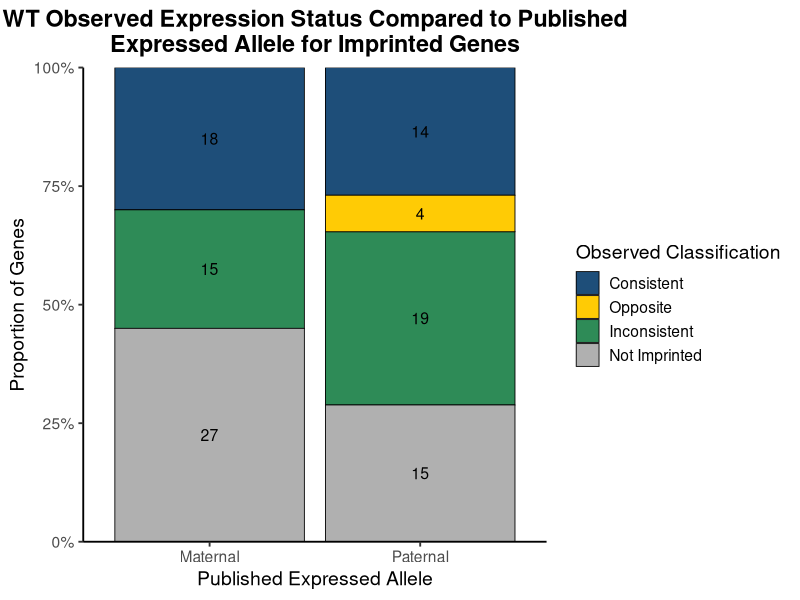
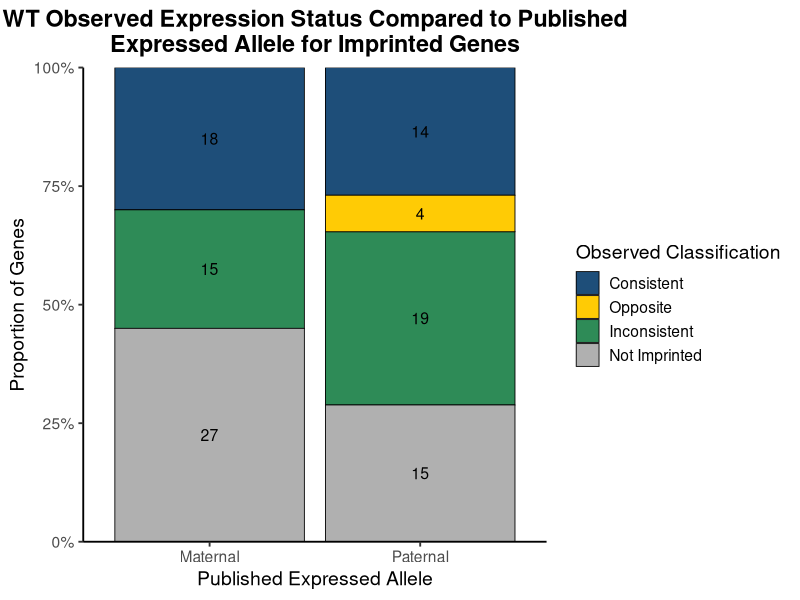

R code for these plots, in order:
############################################################################
# Author: Kylee Duczyminski
# Stacked barplot: WT observed imprinting consistency vs published expressed allele
# Input:
#   data/processed/HIP_RNA-AlSp_parentalASE_imprinting_analysis.csv
#
# Output:
#   figures/Male_WT_vs_KO_Stacked_Barplot.pdf
#   figures/Female_WT_vs_HT_Stacked_Barplot.pdf
#   figures/WT_M_vs_WT_F_Stacked_Barplot.pdf
############################################################################

# Load library
library(tidyverse)

# Set working directory
setwd("/Users/kyleeduczyminski/Documents/Iwase-Lab/Kylee-Project")

# Load data
imprinting_data <- read_csv(
  "data/processed/HIP_RNA-AlSp_parentalASE_imprinting_analysis.csv",
  show_col_types = FALSE
)

# ------------------------------------------------------------------
# Use only the 6 WT samples
# ------------------------------------------------------------------
wt_samples <- c(
  "WT_M1", "WT_M2", "WT_M3",
  "WT_F1", "WT_F2", "WT_F3"
)

wt_aer_columns <- paste0(wt_samples, "_AER")

# ------------------------------------------------------------------
# Clean published expressed allele
# ------------------------------------------------------------------
imprinting_data <- imprinting_data %>%
  mutate(
    Expressed_Allele = str_trim(Expressed_Allele),
    Expressed_Allele = case_when(
      Expressed_Allele %in% c("Maternal", "maternal", "Maternally Expressed") ~ "Maternal",
      Expressed_Allele %in% c("Paternal", "paternal", "Paternally Expressed") ~ "Paternal",
      TRUE ~ Expressed_Allele
    )
  ) %>%
  filter(Expressed_Allele %in% c("Maternal", "Paternal"))

# ------------------------------------------------------------------
# Function: convert AER into observed expressed allele
# ------------------------------------------------------------------
classify_observed_expression <- function(x) {
  case_when(
    is.na(x) ~ NA_character_,
    x >= 0.7 ~ "Maternal",
    x <= -0.7 ~ "Paternal",
    TRUE ~ "Not Imprinted"
  )
}

# ------------------------------------------------------------------
# Long format: one row per gene per WT mouse sample
# ------------------------------------------------------------------
long_data <- imprinting_data %>%
  select(Gene_Name, Expressed_Allele, all_of(wt_aer_columns)) %>%
  pivot_longer(
    cols = all_of(wt_aer_columns),
    names_to = "Sample",
    values_to = "AER"
  ) %>%
  mutate(
    Sample = str_remove(Sample, "_AER"),
    Observed_Expressed_Allele = classify_observed_expression(AER)
  )

# ------------------------------------------------------------------
# Classify each gene based on all 6 WT samples
# ------------------------------------------------------------------
gene_classification <- long_data %>%
  group_by(Gene_Name, Expressed_Allele) %>%
  summarize(
    n_total = n(),
    n_maternal = sum(Observed_Expressed_Allele == "Maternal", na.rm = TRUE),
    n_paternal = sum(Observed_Expressed_Allele == "Paternal", na.rm = TRUE),
    n_not_imprinted = sum(Observed_Expressed_Allele == "Not Imprinted", na.rm = TRUE),
    n_imprinted = n_maternal + n_paternal,
    .groups = "drop"
  ) %>%
  mutate(
    Classification = case_when(
      
      # All 6 WT samples are not imprinted
      n_not_imprinted == n_total ~ "Not Imprinted",
      
      # All 6 WT samples match the published maternal allele
      Expressed_Allele == "Maternal" &
        n_maternal == n_total ~ "Consistent",
      
      # All 6 WT samples match the published paternal allele
      Expressed_Allele == "Paternal" &
        n_paternal == n_total ~ "Consistent",
      
      # All 6 WT samples are opposite of the published maternal allele
      Expressed_Allele == "Maternal" &
        n_paternal == n_total ~ "Opposite",
      
      # All 6 WT samples are opposite of the published paternal allele
      Expressed_Allele == "Paternal" &
        n_maternal == n_total ~ "Opposite",
      
      # Mixed maternal/paternal expression OR mixed imprinted/not imprinted calls
      (n_maternal > 0 & n_paternal > 0) |
        (n_imprinted > 0 & n_not_imprinted > 0) ~ "Inconsistent",
      
      # Catch anything unexpected
      TRUE ~ "Inconsistent"
    )
  )

# ------------------------------------------------------------------
# Summarize for stacked barplot
# ------------------------------------------------------------------
barplot_data <- gene_classification %>%
  mutate(
    Classification = str_trim(Classification),
    Expressed_Allele = str_trim(Expressed_Allele)
  ) %>%
  count(Expressed_Allele, Classification) %>%
  group_by(Expressed_Allele) %>%
  mutate(
    Proportion = n / sum(n)
  ) %>%
  ungroup() %>%
  mutate(
    Classification = factor(
      Classification,
      levels = c("Consistent", "Opposite", "Inconsistent", "Not Imprinted")
    ),
    Expressed_Allele = factor(
      Expressed_Allele,
      levels = c("Maternal", "Paternal")
    )
  )

# ------------------------------------------------------------------
# Plot stacked barplot
# ------------------------------------------------------------------
stacked_barplot <- ggplot(
  barplot_data,
  aes(x = Expressed_Allele, y = Proportion, fill = Classification)
) +
  geom_col(color = "black", linewidth = 0.3) +
  
  geom_text(
    aes(label = n),
    position = position_stack(vjust = 0.5),
    size = 4
  ) +
  
  scale_y_continuous(
    labels = scales::percent_format(),
    expand = c(0, 0)
  ) +
  coord_cartesian(ylim = c(0, 1)) +
  
  scale_fill_manual(
    values = c(
      "Consistent" = "#1E4E79",
      "Opposite" = "#FFCB05",
      "Inconsistent" = "#2E8B57",
      "Not Imprinted" = "#B0B0B0"
    ),
    drop = FALSE
  ) +
  
  labs(
    title = "WT Observed Expression Status Compared to Published\nExpressed Allele for Imprinted Genes",
    x = "Published Expressed Allele",
    y = "Proportion of Genes",
    fill = "Observed Classification"
  ) +
  
  theme_classic(base_size = 14) +
  theme(
    plot.title = element_text(hjust = 0.5, face = "bold"),
    legend.position = "right"
  )

stacked_barplot

ggsave(
  "figures/WT_Only_Stacked_Barplot_Imprinting_Classification.jpg",
  stacked_barplot,
  width = 9,
  height = 5
)

##############################################################################
# Fisher's Exact Test
##############################################################################

# This tests whether maternally and paternally published genes differ
# in their proportion of Consistent vs Opposite classifications.
# Inconsistent and Not Imprinted genes are excluded from this test.

fisher_data <- gene_classification %>%
  filter(Classification %in% c("Consistent", "Opposite")) %>%
  count(Expressed_Allele, Classification) %>%
  complete(
    Expressed_Allele = c("Maternal", "Paternal"),
    Classification = c("Consistent", "Opposite"),
    fill = list(n = 0)
  )

fisher_table <- fisher_data %>%
  pivot_wider(
    names_from = Classification,
    values_from = n,
    values_fill = 0
  ) %>%
  column_to_rownames("Expressed_Allele") %>%
  as.matrix()

fisher_table

fisher_result <- fisher.test(fisher_table)

fisher_result
